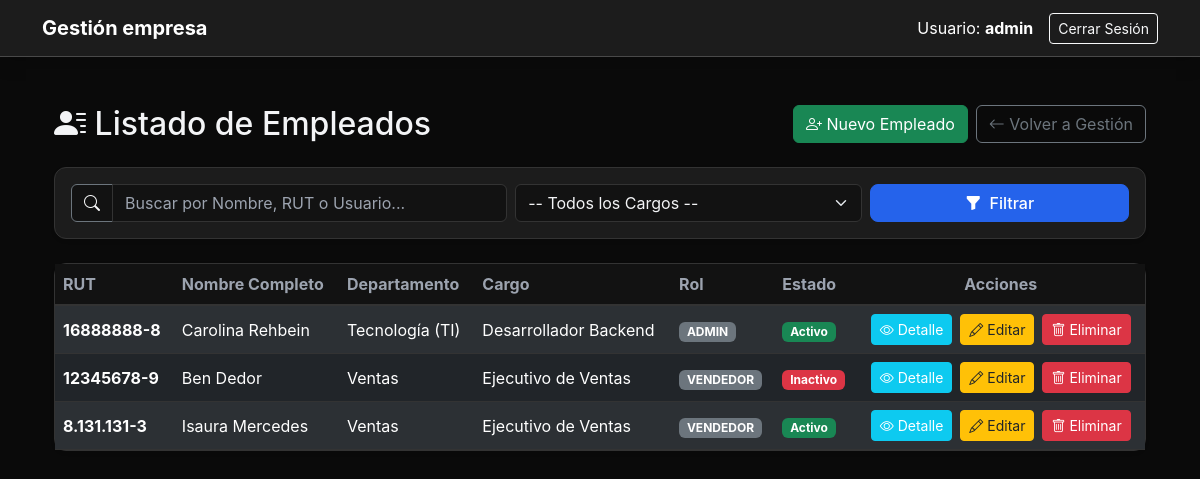
/personal/empleados/ (signed in), run on the app's committed database.
### usuarios/models.py (models this page shows, shortened)
class Empleado(models.Model):
    id_empleado = models.AutoField(primary_key=True)
    user = models.OneToOneField(User, on_delete=models.CASCADE, related_name='empleado', null=True, blank=True)
    persona = models.OneToOneField(Persona, on_delete=models.CASCADE, related_name='empleado', null=True, blank=True)
    id_cargo = models.ForeignKey(Cargo, on_delete=models.SET_NULL, null=True, db_column='id_cargo', related_name='empleados')
    id_rol = models.ForeignKey(Rol, on_delete=models.PROTECT, null=True, blank=True, db_column='id_rol', related_name='empleados')
    fecha_contratacion = models.DateField(auto_now_add=True)
    salario = models.DecimalField(max_digits=10, decimal_places=2, null=True, blank=True)
    activo = models.BooleanField(default=True)

class Persona(models.Model):
    rut = models.CharField(max_length=12, primary_key=True, help_text="Formato: 12345678-9")
    nombres = models.CharField(max_length=100)
    apellidos = models.CharField(max_length=100)
    email = models.EmailField(unique=True)
    telefono = models.CharField(max_length=20, blank=True, null=True)
    fecha_nacimiento = models.DateField(blank=True, null=True)
    fecha_creacion = models.DateTimeField(auto_now_add=True)

class Cargo(models.Model):
    id_cargo = models.AutoField(primary_key=True)
    id_departamento = models.ForeignKey(Departamento, on_delete=models.CASCADE, db_column='id_departamento', related_name='cargos')
    nombre = models.CharField(max_length=100)
    descripcion = models.CharField(max_length=255, blank=True, null=True)

class Departamento(models.Model):
    id_departamento = models.AutoField(primary_key=True)
    nombre = models.CharField(max_length=100, unique=True)
    descripcion = models.CharField(max_length=255, blank=True, null=True)
    fecha_creacion = models.DateTimeField(auto_now_add=True)

class Rol(models.Model):
    id_rol = models.AutoField(primary_key=True)
    nombre_rol = models.CharField(max_length=50, unique=True) # Ej: 'ADMIN', 'VENDEDOR'
    descripcion = models.CharField(max_length=255, blank=True, null=True)

### usuarios/views.py (the view, shortened to what this page needs)
# urls.py: path('personal/empleados/', views.listar_empleados, name='listar_empleados'),
@login_required
def listar_empleados(request):
    if not es_administrador(request.user):
        messages.error(request, "Acceso denegado: Se requieren permisos de Administrador.")
        return redirect('dashboard')
    q = request.GET.get('q', '').strip()
    cargo_id = request.GET.get('cargo', '')
    cargo_actual_int = int(cargo_id) if cargo_id.isdigit() else None
    empleados = Empleado.objects.select_related('user', 'persona', 'id_cargo__id_departamento', 'id_rol').all()
    if cargo_actual_int:
        empleados = empleados.filter(id_cargo_id=cargo_actual_int)
    cargos = Cargo.objects.all()
    return render(request, 'usuarios/listar_empleados.html', {
        'empleados': empleados,
        'cargos': cargos,
        'busqueda_actual': q,
        'cargo_actual': cargo_id,
        'cargo_actual_int': cargo_actual_int,
        'es_admin': True,
    })

### usuarios/views.py (called while the page is built)
def es_administrador(user):
    empleado = getattr(user, 'empleado', None)
    return bool(empleado and empleado.id_rol and empleado.id_rol.nombre_rol.upper() == 'ADMIN')

### usuarios/templates/usuarios/listar_empleados.html (shortened to what this page needs)
{% extends 'usuarios/base.html' %}
{% block content %}
<div class="container py-4">
    <div class="d-flex flex-column flex-md-row justify-content-between align-items-md-center gap-3 mb-4">
        <h2 class="mb-0"><i class="bi bi-person-lines-fill"></i> Listado de Empleados</h2>
        <div class="d-flex flex-wrap gap-2">
            {% if es_admin %}
            <a href="{% url 'crear_empleado' %}" class="btn btn-success">
                <i class="bi bi-person-plus"></i> Nuevo Empleado
            </a>
            {% endif %}
            <a href="{% url 'gestion_personal' %}" class="btn btn-outline-secondary">
                <i class="bi bi-arrow-left"></i> Volver a Gestión
            </a>
        </div>
    </div>
    <div class="card mb-4 border-0 shadow-sm" style="background-color: var(--bg-card, #1e1e1e);">
        <div class="card-body rounded">
            <form method="GET" action="{% url 'listar_empleados' %}" class="row g-2 align-items-center">
                <div class="col-md-5">
                    <div class="input-group">
                        <span class="input-group-text border-secondary text-light" style="background-color: #121212;">
                            <i class="bi bi-search"></i>
                        </span>
                        <input type="text" name="q" value="{{ busqueda_actual }}" class="form-control" placeholder="Buscar por Nombre, RUT o Usuario...">
                    </div>
                </div>
                <div class="col-md-4">
                    <select name="cargo" class="form-select">
                        <option value="">-- Todos los Cargos --</option>
                    </select>
                </div>
                <div class="col-md-3 d-flex flex-wrap gap-2">
                    <button type="submit" class="btn btn-primary flex-grow-1">
                        <i class="bi bi-funnel-fill me-1"></i> Filtrar
                    </button>
                </div>
            </form>
        </div>
    </div>
    <div class="card shadow-sm border-0" style="background-color: var(--bg-card, #1e1e1e);">
        <div class="card-body p-0">
            <div class="table-responsive">
                <table class="table table-dark table-hover table-striped align-middle mb-0">
                    <thead>
                        <tr>
                            <th>RUT</th>
                            <th>Nombre Completo</th>
                            <th>Departamento</th>
                            <th>Cargo</th>
                            <th>Rol</th>
                            <th>Estado</th>
                            <th class="text-center">Acciones</th>
                        </tr>
                    </thead>
                    <tbody>
                        {% for emp in empleados %}
                        <tr>
                            <td><strong>{{ emp.persona.rut|default:"N/A" }}</strong></td>
                            <td>{{ emp.persona.nombres }} {{ emp.persona.apellidos }}</td>
                            <td>{{ emp.id_cargo.id_departamento.nombre|default:"Sin Depto" }}</td>
                            <td>{{ emp.id_cargo.nombre|default:"Sin Cargo" }}</td>
                            <td>
                                <span class="badge bg-secondary">
                                    {{ emp.id_rol.nombre_rol|default:"Sin Rol" }}
                                </span>
                            </td>
                            <td>
                                {% if emp.activo %}
                                    <span class="badge bg-success">Activo</span>
                                {% else %}
                                    <span class="badge bg-danger">Inactivo</span>
                                {% endif %}
                            </td>
                            <td>
                                <div class="d-flex justify-content-center flex-wrap gap-2">
                                    <a href="{% url 'detalle_empleado' emp.id_empleado %}" class="btn btn-sm btn-info text-white" title="Ver Detalle">
                                        <i class="bi bi-eye"></i> Detalle
                                    </a>
                                    {% if es_admin %}
                                    <a href="{% url 'editar_empleado' emp.id_empleado %}" class="btn btn-sm btn-warning text-dark" title="Editar">
                                        <i class="bi bi-pencil"></i> Editar
                                    </a>
                                    <a href="{% url 'eliminar_empleado' emp.id_empleado %}" class="btn btn-sm btn-danger" title="Eliminar">
                                        <i class="bi bi-trash"></i> Eliminar
                                    </a>
                                    {% endif %}
                                </div>
                            </td>
                        </tr>
                        {% endfor %}
                    </tbody>
                </table>
            </div>
        </div>
    </div>
</div>
{% endblock %}

### usuarios/templates/usuarios/base.html (shortened to what this page needs)
<!DOCTYPE html>
<html lang="es" data-bs-theme="dark">
<head>
    <link href="https://cdn.jsdelivr.net/npm/bootstrap@5.3.2/dist/css/bootstrap.min.css" rel="stylesheet">
    <link rel="stylesheet" href="https://cdn.jsdelivr.net/npm/bootstrap-icons@1.11.3/font/bootstrap-icons.min.css">
</head>
<body>
    <nav class="navbar navbar-expand-lg mb-4 shadow">
        <div class="container">
            <a class="navbar-brand fw-bold text-white" href="{% url 'dashboard' %}">Gestión empresa</a>
            {% if user.is_authenticated %}
            <div class="d-flex align-items-center text-white">
                <span class="me-3">
                    Usuario: <strong>{{ user.username }}</strong>
                </span>
                <form action="{% url 'logout' %}" method="post" class="d-inline">
                    <button type="submit" class="btn btn-outline-light btn-sm">Cerrar Sesión</button>
                </form>
            </div>
            {% endif %}
        </div>
    </nav>
    <div class="container">
        {% block content %}
        {% endblock %}
    </div>
</body>
</html>

### usuarios/templates/usuarios/base.html (style rules this page uses)
:root { --bg-main: #0a0a0a; --bg-card: #1c1c1c; --border-color: #333333; --text-main: #f3f4f6; --text-muted: #9ca3af; --accent-color: #2563eb; --accent-hover: #1d4ed8; }
body { background-color: var(--bg-main) !important; color: var(--text-main) !important; font-family: 'Inter', -apple-system, sans-serif; }
.card { background-color: var(--bg-card) !important; border: 1px solid var(--border-color) !important; border-radius: 12px; box-shadow: 0 4px 6px -1px rgba(0, 0, 0, 0.5); }
.navbar { background-color: var(--bg-card) !important; border-bottom: 1px solid rgba(255, 255, 255, 0.2) !important; }
.btn-primary { background-color: var(--accent-color) !important; border-color: var(--accent-color) !important; border-radius: 8px; font-weight: 500; }
.table { color: var(--text-main) !important; }
.table-dark { background-color: var(--bg-card) !important; }
.table th { background-color: #121212 !important; border-bottom: 2px solid var(--border-color) !important; color: var(--text-muted); }
.table td { border-bottom: 1px solid var(--border-color) !important; vertical-align: middle; }
.form-control, .form-select { background-color: #121212 !important; color: var(--text-main) !important; border: 1px solid var(--border-color) !important; border-radius: 6px; }
.form-control::placeholder { color: var(--text-muted) !important; }

### data on the page
Empleado: persona.rut "16888888-8", persona.nombres "Carolina", persona.apellidos "Rehbein", id_cargo.id_departamento.nombre "Tecnología (TI)", id_cargo.nombre "Desarrollador Backend", id_rol.nombre_rol "ADMIN", activo "Activo"
Empleado: persona.rut "12345678-9", persona.nombres "Ben", persona.apellidos "Dedor", id_cargo.id_departamento.nombre "Ventas", id_cargo.nombre "Ejecutivo de Ventas", id_rol.nombre_rol "VENDEDOR", activo "Inactivo"
Empleado: persona.rut "8.131.131-3", persona.nombres "Isaura", persona.apellidos "Mercedes", id_cargo.id_departamento.nombre "Ventas", id_cargo.nombre "Ejecutivo de Ventas", id_rol.nombre_rol "VENDEDOR", activo "Activo"

### other printed values
{{ user.username }} "admin"
